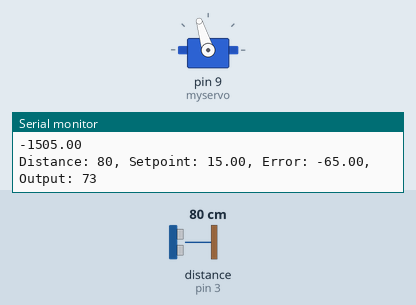
This sketch was run on a simulated Arduino Uno, built with avr-gcc and run on an emulated ATmega328P. On the bench: servo, the last lines printed to the serial monitor. Wiring (inferred from the names in the program): ultrasonic range finder: trigger pin 4; echo pin 3. The inputs (shaded band) are chosen by the test bench; at power-on: distance to the obstacle (sensor on pin 3) 80 cm. The echo pulse lasts 58.3 µs per cm.

Above: at 1.2 s.
1.3 s: distance to the obstacle (sensor on pin 3) set to 20 cm
At 1.43 s:
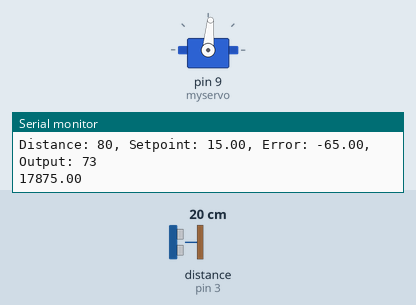
3.0 s: distance to the obstacle (sensor on pin 3) set to 17 cm
At 3.7 s:
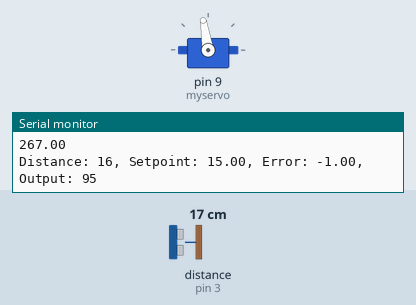
6.0 s: distance to the obstacle (sensor on pin 3) set to 4 cm
9.0 s: distance to the obstacle (sensor on pin 3) set to 103 cm
At 10.0 s:
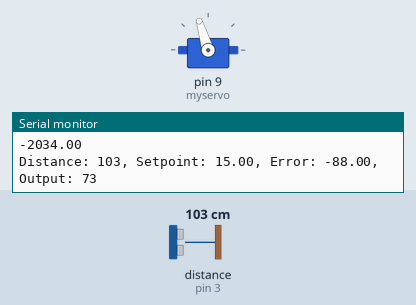
Timing chart, 0 to 11.5 s (numbered marks = the images above; inputs shaded):
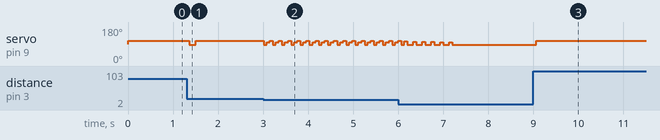

The sketch:

self_balancing_ball.ino
```cpp
#include <Servo.h>

Servo myservo;  // create servo object to control a servo
const int trigPin = 4;  // define ultrasonic sensor pins
const int echoPin = 3;

// PID variables
float kp = 23;  // proportional gain
float ki = 0.1;  // integral gain
float kd = 300;  // derivative gain
float error = 0;
float integral = 0;
float derivative = 0;
float last_error = 0;
float setpoint = 15;  // target distance in cm
float output = 0;

void setup() {
  myservo.attach(9);  // attaches the servo on pin 8
  pinMode(trigPin, OUTPUT);  // sets the ultrasonic sensor pins as output and input
  pinMode(echoPin, INPUT);
  Serial.begin(9600);  // initialize serial communication
  myservo.write(90);
}

void loop() {
  long duration, distance;  // variables for ultrasonic sensor
  digitalWrite(trigPin, LOW);
  delayMicroseconds(2);
  digitalWrite(trigPin, HIGH);  // send ultrasonic pulse
  delayMicroseconds(10);
  digitalWrite(trigPin, LOW);
  duration = pulseIn(echoPin, HIGH);  // measure echo pulse duration
  distance = duration / 58.2;  // convert duration to distance in cm

  error = setpoint - distance;  // calculate error
  integral += error;  // calculate integral
  if(integral >100){
    integral = 100;
  }
  if(integral<-100){
    integral=-100;
  }
  derivative = error - last_error;  // calculate derivative
  output = kp * error + ki * integral + kd * derivative;  // calculate output
  last_error = error;  // save last error

  //if (output > 0 && output <= 180) {
   // move the servo to the new position


  Serial.println(output);
  int Fvalue = (int)output;
  //Serial.println(Fvalue);
  Fvalue = constrain(Fvalue,-70, 70);
  if (Fvalue>0){
    Fvalue = map(Fvalue, 0, 70, 90, 95);
  }
  else{
    Fvalue = map(Fvalue , -70 , 0 , 73 , 90);
  }
  myservo.write(180 - Fvalue);

  //}
  //delay(10);  // wait for servo to move
  Serial.print("Distance: ");
  Serial.print(distance);
  Serial.print(", Setpoint: ");
  Serial.print(setpoint);
  Serial.print(", Error: ");
  Serial.print(error);
  Serial.print(", Output: ");
  Serial.println(Fvalue);  // print variables to serial monitor for debugging
}
```

Measured:
- the behaviour switches between 19 and 18 cm on distance to the obstacle (sensor on pin 3) (found by bisection; images 1 and 2)
- after the input at 1.3 s, servo on pin 9 (myservo): 107° → 85° after 0.06 s, → 107° 0.14 s later
- after the input at 3.0 s, servo on pin 9 (myservo): 107° → 85° at once, then repeats every 0.20 s: 99° 0.07 s, 107° 0.07 s, 85° 0.07 s
- after the input at 9.0 s, servo on pin 9 (myservo): 85° → 107° after 0.07 s
